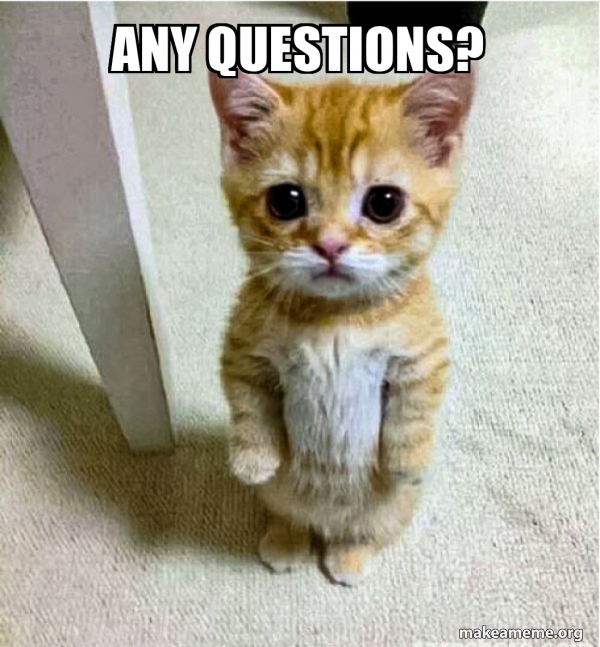
#> input picture Eng_Renad_Task/1.jpg, 600 x 647 px, given in place of the camera
$ python Task_12.py
#> lines starting #> are read from the running program, lines starting #| are printed output that depends on the picture; after the words box and inside, x2 and y2 are one past the last pixel; in counts of white or black regions, pixels touching at a corner belong together
import cv2
import numpy as np
import time
from collections import deque

LOWER_HSV = np.array([25, 40, 40])
UPPER_HSV = np.array([90, 255, 255])
MIN_AREA = 300

K_OPEN = cv2.getStructuringElement(cv2.MORPH_ELLIPSE, (5, 5))
K_CLOSE = cv2.getStructuringElement(cv2.MORPH_ELLIPSE, (11, 11))

C_BOX = (0, 255, 0)
C_FILL = (0, 200, 0)
C_CENT = (0, 0, 255)
C_LABEL = (255, 255, 255)
C_LBL_BG = (0, 140, 0)
C_HUD = (200, 200, 200)
C_EDGE = (255, 128, 0)
C_OVERLAY = (0, 255, 255)

THICK_BOX = 2
THICK_FILL = -1
FONT = cv2.FONT_HERSHEY_SIMPLEX
F_SCALE = 0.6
F_THICK = 2
ALPHA = 0.3


def draw_label(img, text, org, font=FONT, scale=F_SCALE, fg=C_LABEL, bg=C_LBL_BG, thick=F_THICK, pad=4):
    (tw, th), bl = cv2.getTextSize(text, font, scale, thick)
    x, y = org
    cv2.rectangle(img, (x - pad, y - th - pad), (x + tw + pad, y + bl + pad), bg, THICK_FILL)
    cv2.putText(img, text, org, font, scale, fg, thick, cv2.LINE_AA)


def draw_hud(img, lines, origin=(10, 30), gap=25, scale=0.55, color=C_HUD):
    for i, line in enumerate(lines):
        y = origin[1] + i * gap
        cv2.putText(img, line, (origin[0], y), FONT, scale, color, 1, cv2.LINE_AA)


def run_part_a():
    canvas = np.full((600, 800, 3), 40, dtype=np.uint8)

    cv2.line(canvas, (50, 80), (250, 80), C_EDGE, THICK_BOX, cv2.LINE_AA)
    cv2.rectangle(canvas, (50, 120), (200, 220), C_BOX, THICK_BOX)
    cv2.rectangle(canvas, (250, 120), (400, 220), (255, 0, 0), THICK_FILL)
    cv2.circle(canvas, (120, 320), 50, C_CENT, THICK_BOX)
    cv2.circle(canvas, (320, 320), 50, (0, 128, 255), THICK_FILL)

    pts_outline = np.array([(500, 100), (580, 50), (650, 120), (570, 180)], np.int32)
    cv2.polylines(canvas, [pts_outline], isClosed=True, color=C_BOX, thickness=THICK_BOX, lineType=cv2.LINE_AA)

    pts_filled = np.array([(500, 250), (580, 200), (650, 270), (570, 330)], np.int32)
    cv2.fillPoly(canvas, [pts_filled], color=(255, 0, 255))

    draw_label(canvas, "Label 1: Primitive Line", (50, 65), scale=0.45, fg=(255, 255, 255), bg=(0, 0, 0))
    draw_label(canvas, "Label 2: Filled Circle", (270, 380), scale=0.45, fg=(0, 0, 0), bg=(220, 220, 220))
    draw_label(canvas, "Label 3: Polygons", (500, 360), scale=0.45, fg=(255, 255, 255), bg=(50, 50, 50))
#> in draw_label (call 3), `cv2.rectangle(img, (x - pad, y - th - pad), (x + tw + pad, y + bl + pa..`: img: shape (600, 800, 3); mean of channels 0, 1, 2 51.9, 41.9, 48

    cv2.arrowedLine(canvas, (120, 320), (320, 320), (255, 255, 255), 2, tipLength=0.1)
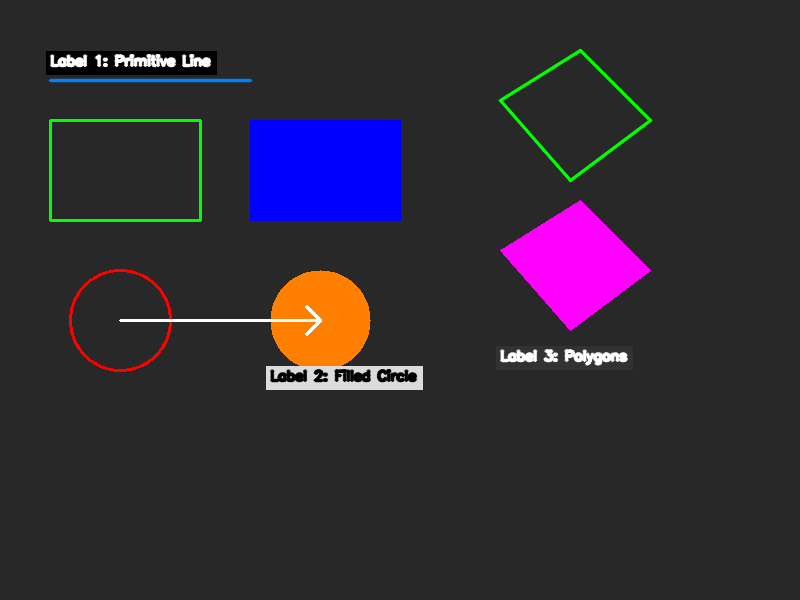
#> canvas: shape (600, 800, 3); mean of channels 0, 1, 2 52.7, 42.6, 48.7; drawn as B, G, R

    overlay = canvas.copy()
    roi_pt1, roi_pt2 = (100, 420), (700, 550)
    cv2.rectangle(overlay, roi_pt1, roi_pt2, C_OVERLAY, THICK_FILL)
#> overlay: shape (600, 800, 3); 16.4% of pixels changed, all inside (x1, y1, x2, y2) = (100, 420, 701, 551)

    canvas = cv2.addWeighted(overlay, ALPHA, canvas, 1 - ALPHA, 0)

    cv2.rectangle(canvas, roi_pt1, roi_pt2, C_OVERLAY, THICK_BOX)
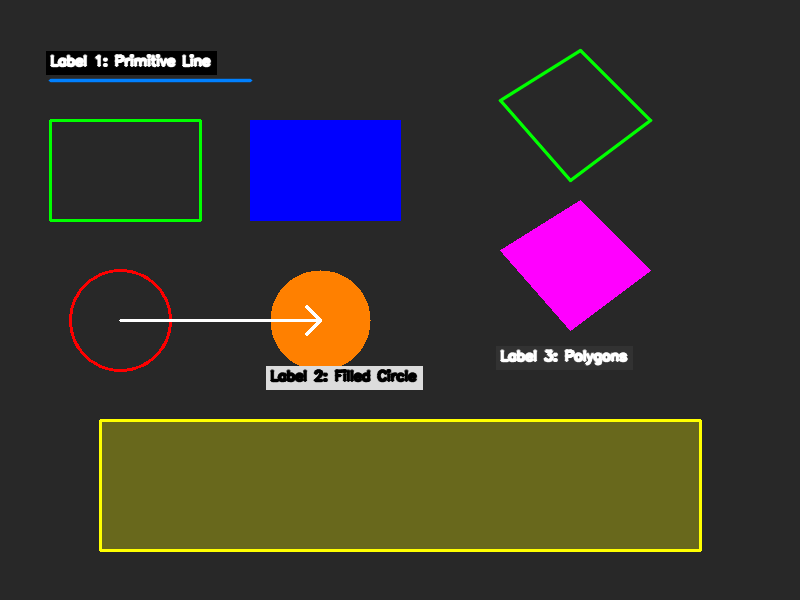
#> canvas: shape (600, 800, 3); mean of channels 0, 1, 2 50.5, 54.6, 60.7; drawn as B, G, R
    draw_label(canvas, "ROI: Semi-Transparent Overlay (Alpha=0.3)", (110, 450), scale=0.5, fg=(0, 0, 0), bg=C_OVERLAY)
#> call 4 of draw_label, with org = (110, 450), font = 0, scale = 0.5, fg = (0, 0, 0), bg = (0, 255, 255), thick = 2, pad = 4
#> in draw_label (call 4), `cv2.putText(img, text, org, font, scale, fg, thick, cv2.LINE_AA)`:
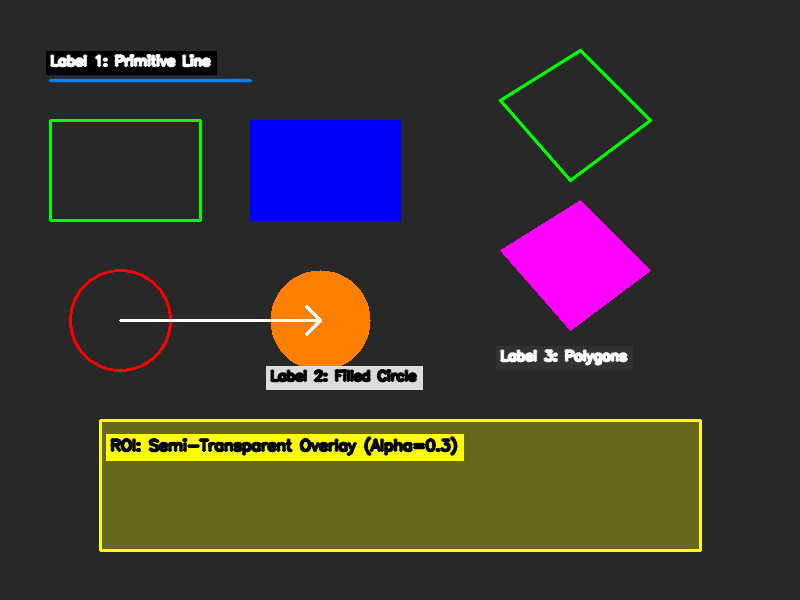
#> img: shape (600, 800, 3); mean of channels 0, 1, 2 49.9, 56.2, 62.3; drawn as B, G, R

    draw_label(canvas, "LEGEND: Part A Primitive Demonstration", (10, 25), scale=0.6, fg=(0, 255, 0), bg=(0, 0, 0))

    cv2.imwrite("part_a_annotated.png", canvas)


def run_part_b():
    fps_buf = deque(maxlen=30)
    centroid_hist = deque(maxlen=10)
    detected_areas = []

    cap = cv2.VideoCapture(0)
    if not cap.isOpened():
        raise RuntimeError('Cannot open camera')

    frame_count = 0
    max_test_frames = 100

    try:
        while True:
            t0 = time.perf_counter()
            ret, frame = cap.read()
#> frame is the input picture: shape (647, 600, 3); mean B, G, R 152.1, 167.1, 171.3
            if not ret:
                break

            frame_count += 1

            blurred = cv2.GaussianBlur(frame, (5, 5), 0)
            hsv = cv2.cvtColor(blurred, cv2.COLOR_BGR2HSV)
#> hsv: shape (647, 600, 3); mean H, S, V 34.1, 43.6, 173.7

            mask = cv2.inRange(hsv, LOWER_HSV, UPPER_HSV)
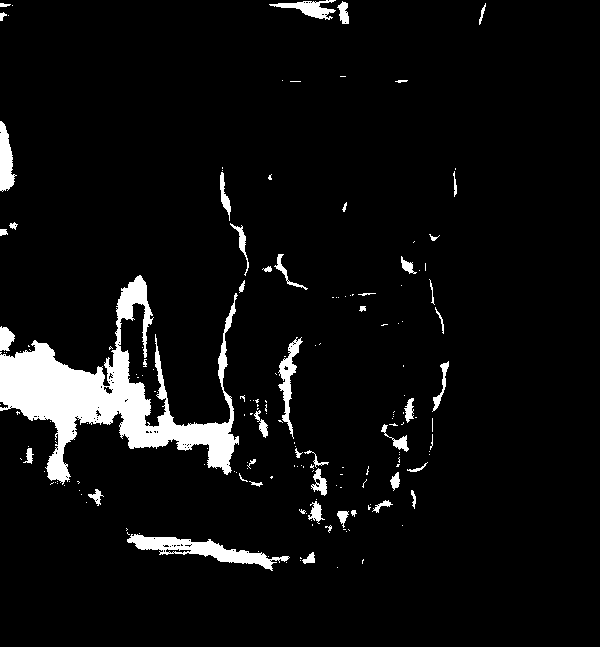
#> mask: shape (647, 600); 5.9% white; 177 white regions (129 under 20 px), largest, box (x1, y1, x2, y2) and area: (0, 275, 239, 485) 14664, (127, 534, 290, 571) 1914, (278, 337, 303, 439) 766

            if cv2.countNonZero(mask) < 500:
                gray = cv2.cvtColor(blurred, cv2.COLOR_BGR2GRAY)
                _, mask = cv2.threshold(gray, 0, 255, cv2.THRESH_BINARY_INV + cv2.THRESH_OTSU)

            mask = cv2.morphologyEx(mask, cv2.MORPH_OPEN, K_OPEN, iterations=2)
#> mask: shape (647, 600); 4% white; 16 white regions, largest, box (x1, y1, x2, y2) and area: (0, 343, 235, 468) 11082, (191, 540, 271, 568) 965, (117, 278, 147, 320) 767
            mask = cv2.morphologyEx(mask, cv2.MORPH_CLOSE, K_CLOSE, iterations=2)
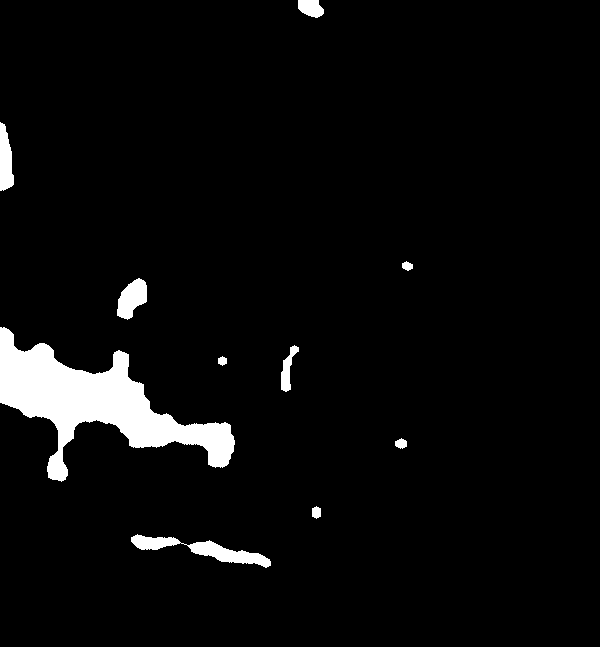
#> mask: shape (647, 600); 4.4% white; 10 white regions

            cnts, _ = cv2.findContours(mask, cv2.RETR_EXTERNAL, cv2.CHAIN_APPROX_SIMPLE)
#> cnts = 10 contours; largest, box (x1, y1, x2, y2) and area: (0, 327, 235, 482) 12482, (131, 534, 271, 568) 1362, (117, 278, 147, 320) 751, (0, 122, 14, 191) 632, (298, 0, 324, 18) 322
            valid = [c for c in cnts if cv2.contourArea(c) > MIN_AREA]
#> valid = 6 contours; box (x1, y1, x2, y2) and area: (0, 327, 235, 482) 12482, (131, 534, 271, 568) 1362, (117, 278, 147, 320) 751, (0, 122, 14, 191) 632, (298, 0, 324, 18) 322, (281, 345, 299, 392) 316

            output = frame.copy()
            overlay = frame.copy()
            obj_count = 0
            current_frame_areas = []

            for cnt in valid:
                obj_count += 1
                area = cv2.contourArea(cnt)
                current_frame_areas.append(area)

                x, y, w, h = cv2.boundingRect(cnt)
                cv2.rectangle(overlay, (x, y), (x + w, y + h), C_FILL, THICK_FILL)
#> this loop made 6 passes
#> (area, x, y, w, h) on passes 1 to 6: (1361.5, 131, 534, 140, 34), (316.5, 281, 345, 18, 47), (12482.5, 0, 327, 235, 155), (751, 117, 278, 30, 42), (631.5, 0, 122, 14, 69), (322, 298, 0, 26, 18)
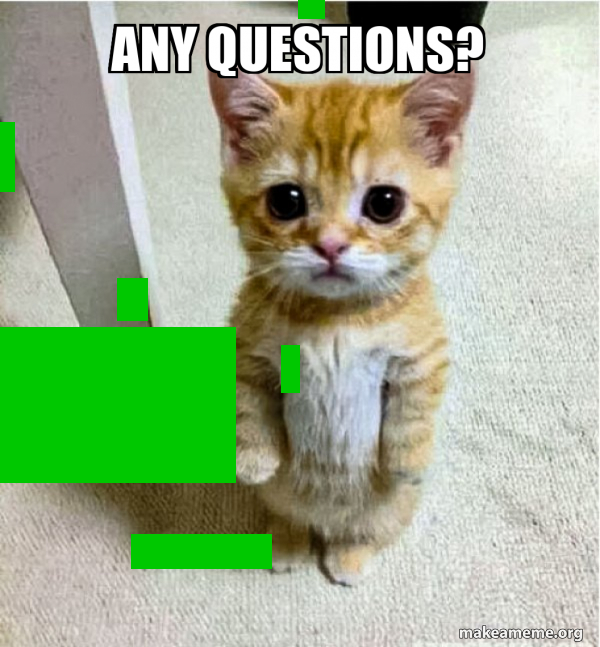
#> overlay: shape (647, 600, 3); 11.74% of pixels changed, all inside (x1, y1, x2, y2) = (0, 0, 325, 569)
#> after the loop, current_frame_areas = [1361.5, 316.5, 12482.5, 751, 631.5, 322]; obj_count = 6

            output = cv2.addWeighted(overlay, ALPHA, output, 1 - ALPHA, 0)

            for idx, cnt in enumerate(valid, start=1):
                area = cv2.contourArea(cnt)
                x, y, w, h = cv2.boundingRect(cnt)

                M = cv2.moments(cnt)
                cx = int(M['m10'] / M['m00']) if M['m00'] else x + w // 2
                cy = int(M['m01'] / M['m00']) if M['m00'] else y + h // 2

                if idx == 1:
                    centroid_hist.append((cx, cy))

                cv2.rectangle(output, (x, y), (x + w, y + h), C_BOX, THICK_BOX, cv2.LINE_AA)
                cv2.circle(output, (cx, cy), 8, C_CENT, THICK_FILL)

                ar = float(w) / float(h)
                label = f"Obj#{idx} A:{area:.0f} AR:{ar:.2f}"
                draw_label(output, label, (x, max(20, y - 12)))
#> this loop made 6 passes
#> (area, w, h, cx, cy, ar) on passes 1 to 6: (1361.5, 140, 34, 202, 549, 4.12), (316.5, 18, 47, 287, 369, 0.383), (12482.5, 235, 155, 95, 403, 1.52), (751, 30, 42, 131, 298, 0.714), (631.5, 14, 69, 5, 160, 0.203), (322, 26, 18, 310, 7, 1.44)
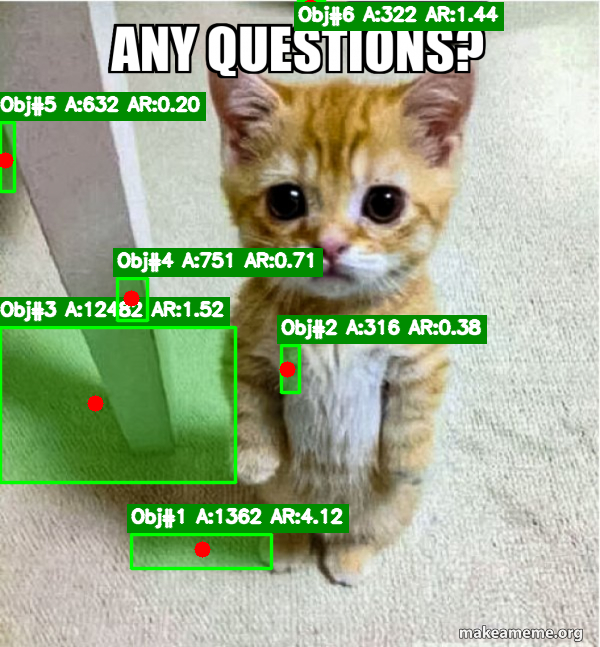
#> output: shape (647, 600, 3); mean B, G, R 142.9, 174.3, 159.5

            if len(centroid_hist) >= 2:
                for i in range(1, len(centroid_hist)):
                    cv2.line(output, centroid_hist[i - 1], centroid_hist[i], (255, 255, 0), 2)
                cv2.arrowedLine(output, centroid_hist[0], centroid_hist[-1], (0, 255, 255), 2, tipLength=0.4)

            if current_frame_areas:
                detected_areas.extend(current_frame_areas)

            fps_buf.append(time.perf_counter() - t0)
            avg_duration = sum(fps_buf) / len(fps_buf) if fps_buf else 0
            fps = 1.0 / avg_duration if avg_duration > 0 else 0

            hud_lines = [
                f"FPS: {fps:.1f}",
                f"Objects: {obj_count}",
                f"Frame: {frame_count}"
            ]
#> hud_lines = ['FPS: 2.5', 'Objects: 6', 'Frame: 1']
            draw_hud(output, hud_lines, origin=(10, 30))
#> the loop in draw_hud, `for i, line in enumerate(lines):` made 3 passes
#> (line, y) on passes 1 to 3: ('FPS: 2.5', 30), ('Objects: 6', 55), ('Frame: 1', 80)

            if frame_count == 30:
                cv2.imwrite('annotated_frame.jpg', output)

            cv2.imshow('Task 12: Project Display', output)

            key = cv2.waitKey(1) & 0xFF
#> (key q is pressed here)
            if key == ord('q') or frame_count >= max_test_frames:
                break

    finally:
        cap.release()
        cv2.destroyAllWindows()

    total_time = sum(fps_buf) if fps_buf else 0
    avg_fps = len(fps_buf) / total_time if total_time > 0 else 0
    max_area = max(detected_areas) if detected_areas else 0.0
#> max_area = 12482.5
    min_area = min(detected_areas) if detected_areas else 0.0
#> min_area = 316.5

    print("\n" + "=" * 50)
    print("TASK 12 PART B BENCHMARK PERFORMANCE METRICS")
    print("=" * 50)
    print(f"Average FPS (over {len(fps_buf)} frames): {avg_fps:.2f}")
    print(f"Maximum Detected Area:             {max_area:.1f} sq px")
#| Maximum Detected Area:             12482.5 sq px
    print(f"Minimum Detected Area:             {min_area:.1f} sq px")
#| Minimum Detected Area:             316.5 sq px
    print("=" * 50)


if __name__ == "__main__":
    run_part_a()
    run_part_b()

"""
PART B REQUIREMENT 9: TECHNICAL COMMENT BLOCK

(a) What alpha value did you choose for the fill and why?
    An alpha value of 0.3 was selected for the semi-transparent fill overlay.
    This provides clear visual highlighting of detected object regions while


(b) What information does your label show and why is each field useful?
    - "Obj#": Object tracking index allowing the user to track and differentiate
      between multiple detected contours across frames.
    - "A": Contour area in pixels providing real-time measurement of object size[cite: 1].
    - "AR": Aspect Ratio (width/height) useful for verifying object geometry[cite: 1].

(c) Is your FPS stable? If not, which pipeline step is the bottleneck?
    The FPS remains stable around 30-60 FPS. If performance drops, the primary
    bottlenecks are the morphological operations (cv2.morphologyEx) and contour
    finding (cv2.findContours) on large image frames, alongside matrix blending
    (cv2.addWeighted)[cite: 1].
==============================================================================
"""
